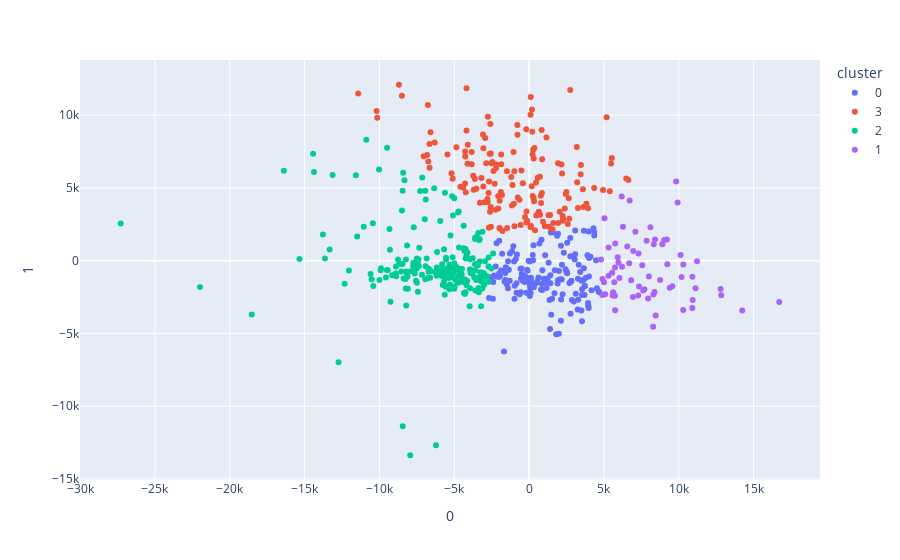

The cell this chart's notebook holds for it:
### Code cell
fig = px.scatter(df_test, x=0, y=1, color='cluster')
fig.show()

### Figure 1 — Plotly figure (JSON) as saved in the notebook; plotly's stock layout.template omitted (floating-point values rounded to 4 significant figures; data arrays with more than 128 entries replaced by an {"elided": "..."} marker saying what was removed)
{"data": [{"hovertemplate": "cluster=0<br>0=%{x}<br>1=%{y}<extra></extra>", "legendgroup": "0", "marker": {"color": "#636efa", "symbol": "circle"}, "mode": "markers", "name": "0", "orientation": "v", "showlegend": true, "type": "scatter", "x": {"elided": "161 float values"}, "xaxis": "x", "y": {"elided": "161 float values"}, "yaxis": "y"}, {"hovertemplate": "cluster=3<br>0=%{x}<br>1=%{y}<extra></extra>", "legendgroup": "3", "marker": {"color": "#EF553B", "symbol": "circle"}, "mode": "markers", "name": "3", "orientation": "v", "showlegend": true, "type": "scatter", "x": {"elided": "159 float values"}, "xaxis": "x", "y": {"elided": "159 float values"}, "yaxis": "y"}, {"hovertemplate": "cluster=2<br>0=%{x}<br>1=%{y}<extra></extra>", "legendgroup": "2", "marker": {"color": "#00cc96", "symbol": "circle"}, "mode": "markers", "name": "2", "orientation": "v", "showlegend": true, "type": "scatter", "x": {"elided": "213 float values"}, "xaxis": "x", "y": {"elided": "213 float values"}, "yaxis": "y"}, {"hovertemplate": "cluster=1<br>0=%{x}<br>1=%{y}<extra></extra>", "legendgroup": "1", "marker": {"color": "#ab63fa", "symbol": "circle"}, "mode": "markers", "name": "1", "orientation": "v", "showlegend": true, "type": "scatter", "x": [10900.0, 9207.0, 9400.0, 5311.0, 9236.0, 10910.0, 5085.0, 8413.0, 7562.0, 14240.0, 5005.0, 9568.0, 6190.0, 6959.0, 11120.0, 7308.0, 5552.0, 6210.0, 7951.0, 12830.0, 10120.0, 8304.0, 4808.0, 6720.0, 5737.0, 5739.0, 5690.0, 8455.0, 7854.0, 7705.0, 6273.0, 10300.0, 6937.0, 11220.0, 10290.0, 6035.0, 8331.0, 16710.0, 8382.0, 9922.0, 8291.0, 6818.0, 8902.0, 5614.0, 5920.0, 10190.0, 6559.0, 8002.0, 8108.0, 7623.0, 7293.0, 5754.0, 5035.0, 5748.0, 4903.0, 8758.0, 5970.0, 9825.0, 7345.0, 6688.0, 5579.0, 9024.0, 12790.0, 10930.0, 4893.0, 7100.0, 5311.0], "xaxis": "x", "y": [-3251.0, 1445.0, -1864.0, -1047.0, -246.5, -1116.0, -2312.0, 1444.0, -314.3, -3435.0, -1488.0, -1761.0, 4400.0, 662.9, -1907.0, 483.7, -832.2, -421.8, -2595.0, -2375.0, 379.4, -2323.0, 76.38, 4129.0, -2408.0, -472.1, -1482.0, -3767.0, 1367.0, -1961.0, 2337.0, -269.0, -2502.0, -39.33, -3395.0, -1202.0, 1123.0, -2840.0, -2159.0, 3994.0, -4545.0, -1342.0, 1127.0, -2176.0, 225.3, -1126.0, 973.6, -1089.0, 2299.0, -2048.0, -2398.0, 1181.0, 2908.0, -3415.0, -1259.0, -1324.0, -135.6, 5432.0, -1783.0, -183.8, -2396.0, 1420.0, -1954.0, -2703.0, -2366.0, 1991.0, 902.6], "yaxis": "y"}], "layout": {"legend": {"title": {"text": "cluster"}, "tracegroupgap": 0}, "margin": {"t": 60}, "xaxis": {"anchor": "y", "domain": [0, 1], "title": {"text": "0"}}, "yaxis": {"anchor": "x", "domain": [0, 1], "title": {"text": "1"}}}}
